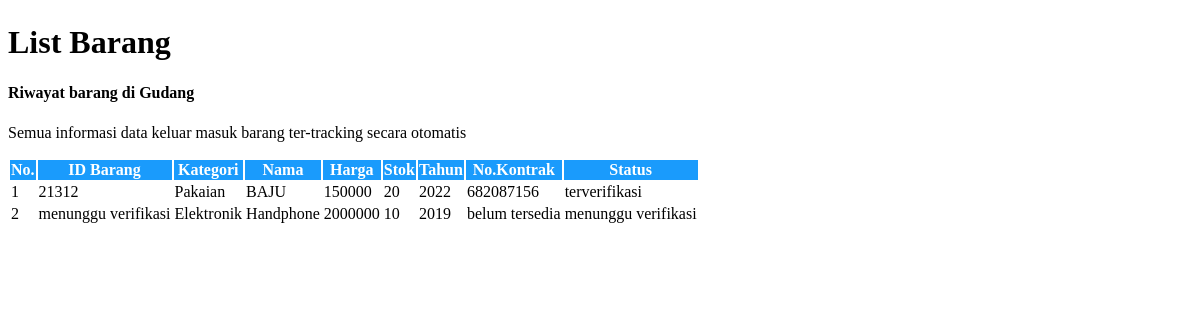
/penyedia/databarang.php, run on an earlier commit of the app's database.
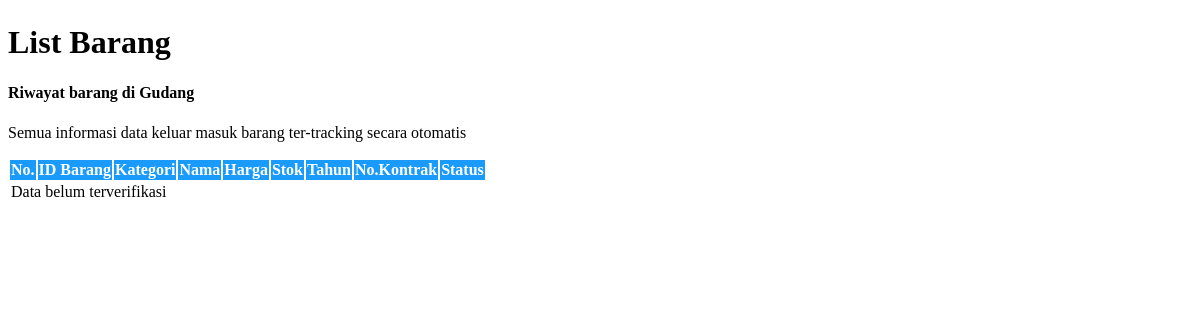
And on a later commit of the database.
### tables this page shows
CREATE TABLE `pemasukan` (
  `id_request` int(11) NOT NULL,
  `id_admin` int(11) NOT NULL,
  `nama_penyedia` varchar(250) NOT NULL,
  `role` varchar(250) NOT NULL,
  `id_komoditi` int(11) NOT NULL,
  `id_barang` varchar(11) NOT NULL,
  `nama_barang` varchar(250) NOT NULL,
  `jumlah_barang` int(11) NOT NULL,
  `harga_barang` int(11) NOT NULL,
  `tahun_produksi` int(11) NOT NULL,
  `tgl_request` timestamp NOT NULL DEFAULT current_timestamp(),
  `no_kontrak` int(11) NOT NULL,
  `status` varchar(255) NOT NULL,
  `status_request` bit(1) NOT NULL
);

CREATE TABLE `komoditi` (
  `id_komoditi` int(11) NOT NULL,
  `jenis_komoditi` varchar(50) NOT NULL
);

### penyedia/databarang.php (the view, shortened to what this page needs)
<body>
    <div class="page-wrapper">
        <div class="container-fluid">
            <div class="row">
                <div class="col-12">
                    <h1 text-align="center" style="margin:2% 0% 2% 0%;">List Barang</h1>
                    <div class="card">
                        <div class="card-body">
                            <div class="table-responsive">
                                <h4>Riwayat barang di Gudang</h4>
                                <p>Semua informasi data keluar masuk barang ter-tracking secara otomatis</p>
                                <table class="table">
                                    <thead style="background-color:#1a9bfc;">
                                        <tr>
                                            <th style="color:white;">No.</th>
                                            <th style="color:white;">ID Barang</th>
                                            <th style="color:white;">Kategori</th>
                                            <th style="color:white;">Nama</th>
                                            <th style="color:white;">Harga</th>
                                            <th style="color:white;">Stok</th>
                                            <th style="color:white;">Tahun</th>
                                            <th style="color:white;">No.Kontrak</th>
                                            <th style="color:white;">Status</th>
                                        </tr>
                                    </thead>
                                    <tbody>
                                        <?php
                                            include 'database.php';
                                            $no = 1;
                                            $sql = mysqli_query($koneksi,'SELECT * FROM pemasukan LEFT JOIN komoditi USING(id_komoditi) ORDER BY id_barang DESC');
                                            if (mysqli_num_rows($sql) > 0 ) {
                                            while ($row = mysqli_fetch_array($sql)){
                                        ?>
                                            <tr>
                                            <td><?php echo $no++ ?></td>
                                            <td>
                                                <?php
                                                    if($row['id_barang'] == NULL){
                                                        echo 'menunggu verifikasi';
                                                    }else{
                                                        echo $row['id_barang'];
                                                    }
                                                ?>
                                            </td>
                                            <td><?php echo $row['jenis_komoditi']?></td>
                                            <td><?php echo $row['nama_barang']?></td>
                                            <td><?php echo $row['harga_barang']?></td>
                                            <td><?php echo $row['jumlah_barang']?></td>
                                            <td><?php echo $row['tahun_produksi']?></td>
                                            <td>
                                                <?php
                                                 if($row['no_kontrak'] == 0){
                                                    echo 'belum tersedia';
                                                 }else{
                                                    echo $row['no_kontrak'];
                                                 }
                                                ?>
                                            </td>
                                            <td>
                                                <?php
                                                    if($row['status_request'] == 0){
                                                        echo 'menunggu verifikasi';
                                                    }else{
                                                        echo 'terverifikasi';
                                                    }
                                                ?>
                                            </td>
                                            </tr>
                                        <?php }
                                        }else { ?>
                                            <tr>
                                                <td colspan="9">Data belum terverifikasi</td>
                                            </tr>
                                        <?php } ?>
                                </tbody>
                            </table>
                            </div>
                        </div>
                    </div>
                </div>
            </div>
        </div>
    </div>
</body>
</html>

What changed in the data, as far as the page shows it:
removed pemasukan: id_barang "21312", id_komoditi.jenis_komoditi "Pakaian", nama_barang "BAJU", harga_barang "150000", jumlah_barang "20", tahun_produksi "2022", no_kontrak "682087156", status_request "terverifikasi"
removed pemasukan: shows "menunggu verifikasi", id_komoditi.jenis_komoditi "Elektronik", nama_barang "Handphone", harga_barang "2000000", jumlah_barang "10", tahun_produksi "2019", no_kontrak "belum tersedia", status_request "menunggu verifikasi"
Also different on the page:
text now shown: "Data belum terverifikasi"
